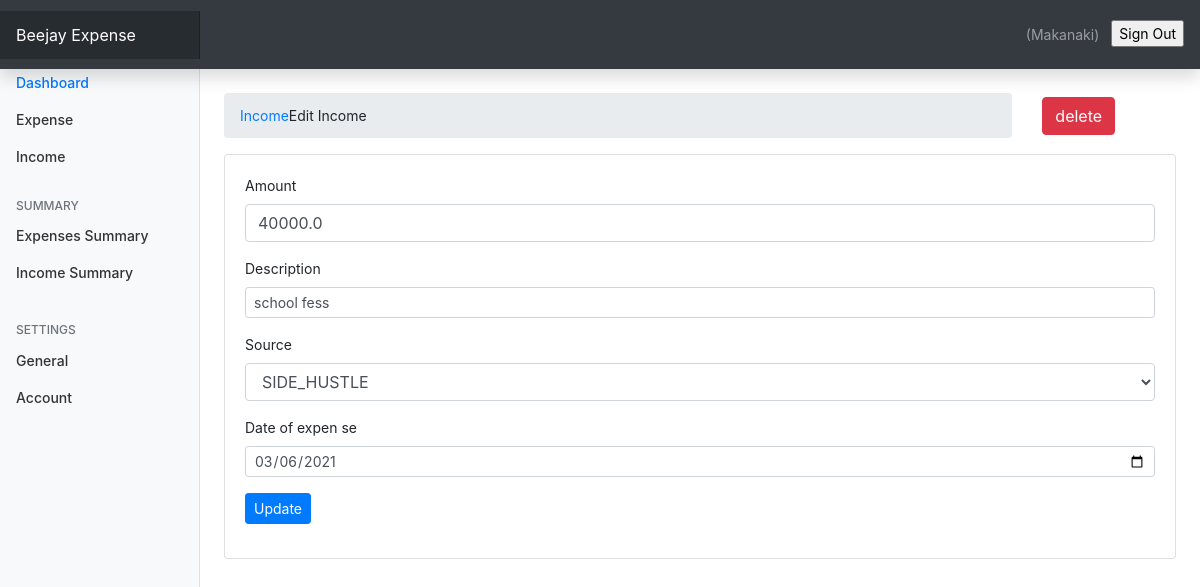
The app's page /income/income-edit/1 (signed in) with its own data.
### userIncome/models.py (models this page shows, shortened)
class Income(models.Model):
    amount = models.FloatField()
    date = models.DateField(default=now)
    description = models.TextField()
    user = models.ForeignKey(to=User, on_delete=models.CASCADE)
    source = models.CharField(max_length=256)
    class Meta:
        ordering = ['-date']

### userIncome/views.py (the view, shortened to what this page needs)
# urls.py: path('income-edit/<int:id>', views.income_edit, name='edit-income'),
@login_required(login_url='/login')
def income_edit(request, id):
    sources = Source.objects.all()
    income= Income.objects.get(pk=id)
    context = {
            'income': income,
            'values': income,
            'sources': sources
            }
    if request.method == "GET":
        return render(request, 'income/edit_income.html', context)

### templates/income/edit_income.html (shortened to what this page needs)
{% extends 'base.html' %}                                                                                             {% block content %}                                                                                                   <div class="conatainer mt-4">                                      <div class='row'>
                <div class="col-md-10">                                            <nav aria-label="breadcrumb">                                      <ol class="breadcrumb">                                            <li class="breadcrumb-item"><a href="{% url 'income' %}">Income</a></li>
                                        <li class="breadcru
mb-item active" aria-current="page">Edit Income</li>                                      </ol>                                      </div>                                                     <div class="col-md-2 mt-1">                                        <a class="btn btn-danger" href="{% url 'delete-income' income.id %}">delete</a>                             </div>                                             </div>
</div>                                                             <div class="card">                                                 <div class="card-body">                                            <form action="{% url 'edit-income' income.id%}" method='POST'>
                                            {% csrf_token %}                                                                                  <div class="form-group">
                                <label for="amount">Amount</label>
                                <input                                                     type="number"
                                class="form-control form-co
ntrol-sm"
                                name="amount"                                              value="{{ values.amount }}"                                >
					    </div>                                                     <div class="form-group">                                           <label for="description">Description</label>                                                                          <input                                                     type="text"                                                class="form-control form-control-sm"                                                                                  name="description"                                         value="{{ values.description}}">
						    </div>
						    <div class="form-group">                                           <label for="">Source</label>                                                                                        <select class="form-control" name="source">                                                                                 <option selected name="source" value="{{ values.source }}">{{ values.source }}</option>
                                                                               </select>
                        </div>                                                     <div class="form-group">
                                <label for="">Date of expen
se</label>
                                <input type="date" class="form-control form-control-sm" name="income_date" value="{{ values.date | date:'Y-m-d' }}" />
        </div>                                                                     <input type="submit" value="Update" class="btn btn-primary btn-sm" />                                         </form>                                                    </div>                                             </div>                                             </div>                                                                                                                                                                           {% endblock content %}

### templates/navbar.html (shortened to what this page needs)
<nav class="navbar navbar-dark sticky-top bg-dark flex-md-nowrap p-0 shadow">
  <a class="navbar-brand col-md-3 col-lg-2 mr-0 px-3" href="#">Beejay Expense</a>
  <ul class="navbar-nav px-3" style="display: flex; flex-direction: row; align-items: center;">
	  <li class='nav-item text-nowrap'>
    <span class="nav-link mr-1" href="">({{ request.user.username }})</span>
    </li>
	  <li class='nav-item text-nowrap mt-1 ml-2 mb-2'>
		  <form action="{% url 'logout' %}" method='post' />
			  <input class='mt-3 text text-capitalize' type='submit' value='sign out' />
    </li>
  </ul>
</nav>

### static/css/dashboard.css (style rules this page uses)
body { font-size: .875rem; }
.navbar-brand { padding-top: .75rem; padding-bottom: .75rem; font-size: 1rem; background-color: rgba(0, 0, 0, .25); box-shadow: inset -1px 0 0 rgba(0, 0, 0, .25); }

### static/css/main.css (style rules this page uses)
body { margin: 0; padding: 0; }

### records on screen
Income: amount "40000.0", description "school fess", source "SIDE_HUSTLE", income_date "03/06/2021"

### other values on screen
{{ request.user.username }} "Makanaki"
